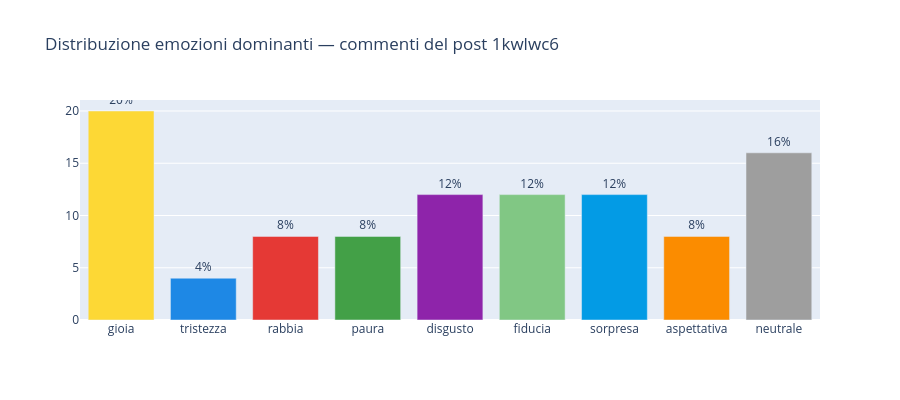
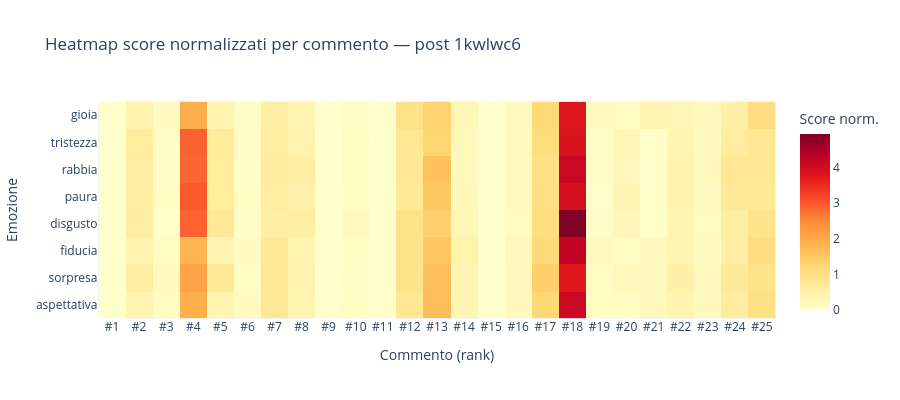

Notebook code cell kept with these figures, in order:
### Code cell
plot_emotion_bars(
    counts, len(df_results),
    title=f'Distribuzione emozioni dominanti — commenti del post {POST_ID}',
    height=400,
).show()

# Heatmap: ogni riga = un commento, colonne = emozioni normalizzate
norm_cols = [f'norm_{e}' for e in BASIC_EMOTIONS]
df_heat = df_results[norm_cols].copy()
df_heat.columns = BASIC_EMOTIONS

import plotly.express as px
px.imshow(
    df_heat.T,
    labels=dict(x='Commento (rank)', y='Emozione', color='Score norm.'),
    x=[f'#{i+1}' for i in range(len(df_results))],
    color_continuous_scale='YlOrRd',
    title=f'Heatmap score normalizzati per commento — post {POST_ID}',
    height=400,
).show()

### Figure 1 — Plotly figure (JSON) as saved in the notebook; plotly's stock layout.template omitted (floating-point values rounded to 4 significant figures)
{"data": [{"marker": {"color": "#FDD835"}, "name": "gioia", "text": ["20%"], "textposition": "outside", "x": ["gioia"], "y": [20.0], "type": "bar"}, {"marker": {"color": "#1E88E5"}, "name": "tristezza", "text": ["4%"], "textposition": "outside", "x": ["tristezza"], "y": [4.0], "type": "bar"}, {"marker": {"color": "#E53935"}, "name": "rabbia", "text": ["8%"], "textposition": "outside", "x": ["rabbia"], "y": [8.0], "type": "bar"}, {"marker": {"color": "#43A047"}, "name": "paura", "text": ["8%"], "textposition": "outside", "x": ["paura"], "y": [8.0], "type": "bar"}, {"marker": {"color": "#8E24AA"}, "name": "disgusto", "text": ["12%"], "textposition": "outside", "x": ["disgusto"], "y": [12.0], "type": "bar"}, {"marker": {"color": "#81C784"}, "name": "fiducia", "text": ["12%"], "textposition": "outside", "x": ["fiducia"], "y": [12.0], "type": "bar"}, {"marker": {"color": "#039BE5"}, "name": "sorpresa", "text": ["12%"], "textposition": "outside", "x": ["sorpresa"], "y": [12.0], "type": "bar"}, {"marker": {"color": "#FB8C00"}, "name": "aspettativa", "text": ["8%"], "textposition": "outside", "x": ["aspettativa"], "y": [8.0], "type": "bar"}, {"marker": {"color": "#9E9E9E"}, "name": "neutrale", "text": ["16%"], "textposition": "outside", "x": ["neutrale"], "y": [16.0], "type": "bar"}], "layout": {"title": {"text": "Distribuzione emozioni dominanti — commenti del post 1kwlwc6"}, "barmode": "group", "height": 400, "showlegend": false}}

### Figure 2 — Plotly figure (JSON) as saved in the notebook; plotly's stock layout.template omitted (floating-point values rounded to 4 significant figures; data arrays with more than 128 entries replaced by an {"elided": "..."} marker saying what was removed)
{"data": [{"coloraxis": "coloraxis", "name": "0", "x": ["#1", "#2", "#3", "#4", "#5", "#6", "#7", "#8", "#9", "#10", "#11", "#12", "#13", "#14", "#15", "#16", "#17", "#18", "#19", "#20", "#21", "#22", "#23", "#24", "#25"], "y": ["gioia", "tristezza", "rabbia", "paura", "disgusto", "fiducia", "sorpresa", "aspettativa"], "z": {"elided": "8x25 float values"}, "type": "heatmap", "xaxis": "x", "yaxis": "y", "hovertemplate": "Commento (rank): %{x}<br>Emozione: %{y}<br>Score norm.: %{z}<extra></extra>"}], "layout": {"xaxis": {"anchor": "y", "domain": [0.0, 1.0], "scaleanchor": "y", "constrain": "domain", "title": {"text": "Commento (rank)"}}, "yaxis": {"anchor": "x", "domain": [0.0, 1.0], "autorange": "reversed", "constrain": "domain", "title": {"text": "Emozione"}}, "coloraxis": {"colorbar": {"title": {"text": "Score norm."}}, "colorscale": [[0.0, "rgb(255,255,204)"], [0.125, "rgb(255,237,160)"], [0.25, "rgb(254,217,118)"], [0.375, "rgb(254,178,76)"], [0.5, "rgb(253,141,60)"], [0.625, "rgb(252,78,42)"], [0.75, "rgb(227,26,28)"], [0.875, "rgb(189,0,38)"], [1.0, "rgb(128,0,38)"]]}, "title": {"text": "Heatmap score normalizzati per commento — post 1kwlwc6"}, "height": 400}}
